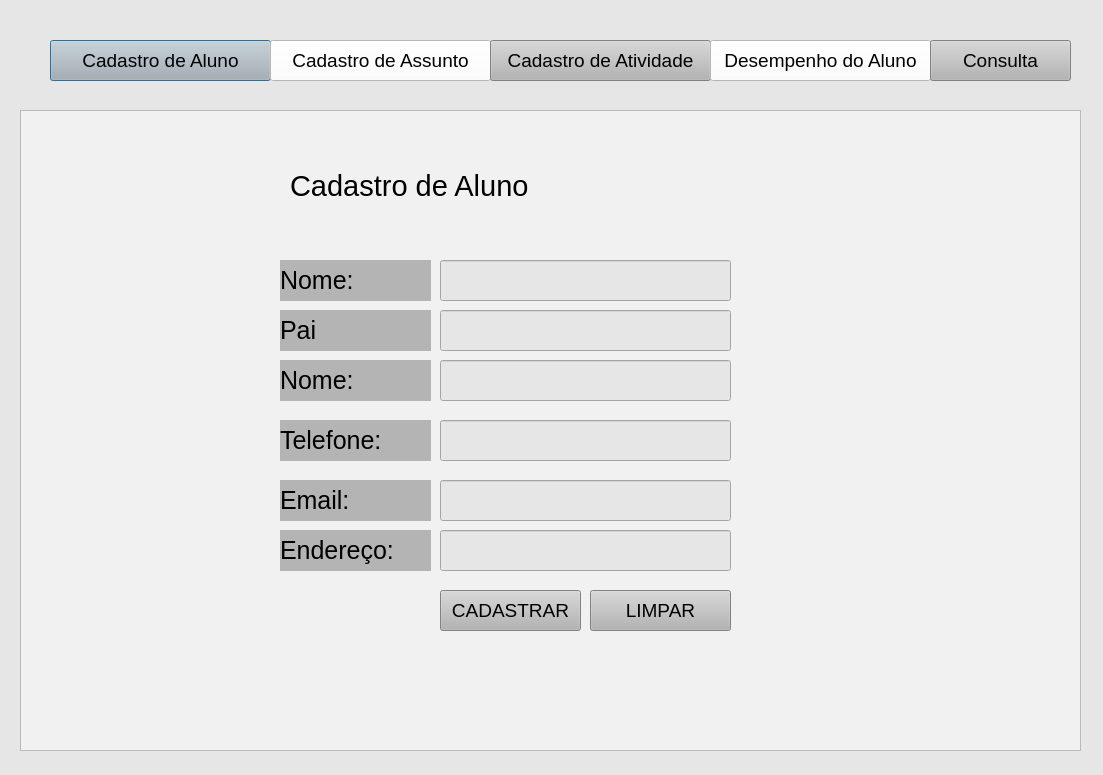
<?xml version="1.0" encoding="UTF-8"?>
<ui version="4.0">
 <class>Dialog</class>
 <widget class="QDialog" name="Dialog">
  <property name="geometry">
   <rect>
    <x>0</x>
    <y>0</y>
    <width>1103</width>
    <height>775</height>
   </rect>
  </property>
  <property name="windowTitle">
   <string>Dialog</string>
  </property>
  <property name="styleSheet">
   <string notr="true">background-color: rgb(230, 230, 230);</string>
  </property>
  <widget class="QPushButton" name="pushButton">
   <property name="geometry">
    <rect>
     <x>50</x>
     <y>40</y>
     <width>221</width>
     <height>41</height>
    </rect>
   </property>
   <property name="font">
    <font>
     <pointsize>14</pointsize>
    </font>
   </property>
   <property name="styleSheet">
    <string notr="true">background-color: rgb(180, 180, 180);</string>
   </property>
   <property name="text">
    <string>Cadastro de Aluno</string>
   </property>
  </widget>
  <widget class="QPushButton" name="pushButton_2">
   <property name="geometry">
    <rect>
     <x>270</x>
     <y>40</y>
     <width>221</width>
     <height>41</height>
    </rect>
   </property>
   <property name="font">
    <font>
     <pointsize>14</pointsize>
    </font>
   </property>
   <property name="styleSheet">
    <string notr="true">background-color: rgb(255, 255, 255);</string>
   </property>
   <property name="text">
    <string>Cadastro de Assunto</string>
   </property>
  </widget>
  <widget class="QPushButton" name="pushButton_3">
   <property name="geometry">
    <rect>
     <x>490</x>
     <y>40</y>
     <width>221</width>
     <height>41</height>
    </rect>
   </property>
   <property name="font">
    <font>
     <pointsize>14</pointsize>
    </font>
   </property>
   <property name="styleSheet">
    <string notr="true">background-color: rgb(180, 180, 180);</string>
   </property>
   <property name="text">
    <string>Cadastro de Atividade</string>
   </property>
  </widget>
  <widget class="QPushButton" name="pushButton_4">
   <property name="geometry">
    <rect>
     <x>710</x>
     <y>40</y>
     <width>221</width>
     <height>41</height>
    </rect>
   </property>
   <property name="font">
    <font>
     <pointsize>14</pointsize>
    </font>
   </property>
   <property name="styleSheet">
    <string notr="true">background-color: rgb(255, 255, 255);</string>
   </property>
   <property name="text">
    <string>Desempenho do Aluno</string>
   </property>
  </widget>
  <widget class="QPushButton" name="pushButton_5">
   <property name="geometry">
    <rect>
     <x>930</x>
     <y>40</y>
     <width>141</width>
     <height>41</height>
    </rect>
   </property>
   <property name="font">
    <font>
     <pointsize>14</pointsize>
    </font>
   </property>
   <property name="styleSheet">
    <string notr="true">background-color: rgb(180, 180, 180);</string>
   </property>
   <property name="text">
    <string>Consulta</string>
   </property>
  </widget>
  <widget class="QTextBrowser" name="textBrowser">
   <property name="geometry">
    <rect>
     <x>20</x>
     <y>110</y>
     <width>1061</width>
     <height>641</height>
    </rect>
   </property>
   <property name="styleSheet">
    <string notr="true">background-color: rgb(241, 241, 241);</string>
   </property>
  </widget>
  <widget class="QLineEdit" name="lineEdit">
   <property name="geometry">
    <rect>
     <x>440</x>
     <y>260</y>
     <width>291</width>
     <height>41</height>
    </rect>
   </property>
  </widget>
  <widget class="QLineEdit" name="lineEdit_2">
   <property name="geometry">
    <rect>
     <x>440</x>
     <y>310</y>
     <width>291</width>
     <height>41</height>
    </rect>
   </property>
  </widget>
  <widget class="QLineEdit" name="lineEdit_3">
   <property name="geometry">
    <rect>
     <x>440</x>
     <y>420</y>
     <width>291</width>
     <height>41</height>
    </rect>
   </property>
  </widget>
  <widget class="QLineEdit" name="lineEdit_4">
   <property name="geometry">
    <rect>
     <x>440</x>
     <y>480</y>
     <width>291</width>
     <height>41</height>
    </rect>
   </property>
  </widget>
  <widget class="QLineEdit" name="lineEdit_5">
   <property name="geometry">
    <rect>
     <x>440</x>
     <y>530</y>
     <width>291</width>
     <height>41</height>
    </rect>
   </property>
  </widget>
  <widget class="QPushButton" name="pushButton_11">
   <property name="geometry">
    <rect>
     <x>440</x>
     <y>590</y>
     <width>141</width>
     <height>41</height>
    </rect>
   </property>
   <property name="font">
    <font>
     <pointsize>14</pointsize>
    </font>
   </property>
   <property name="styleSheet">
    <string notr="true">background-color: rgb(180, 180, 180);</string>
   </property>
   <property name="text">
    <string>CADASTRAR</string>
   </property>
  </widget>
  <widget class="QPushButton" name="pushButton_12">
   <property name="geometry">
    <rect>
     <x>590</x>
     <y>590</y>
     <width>141</width>
     <height>41</height>
    </rect>
   </property>
   <property name="font">
    <font>
     <pointsize>14</pointsize>
    </font>
   </property>
   <property name="styleSheet">
    <string notr="true">background-color: rgb(180, 180, 180);</string>
   </property>
   <property name="text">
    <string>LIMPAR</string>
   </property>
  </widget>
  <widget class="QLabel" name="label">
   <property name="geometry">
    <rect>
     <x>280</x>
     <y>260</y>
     <width>151</width>
     <height>41</height>
    </rect>
   </property>
   <property name="font">
    <font>
     <pointsize>19</pointsize>
    </font>
   </property>
   <property name="styleSheet">
    <string notr="true">background-color: rgb(180, 180, 180);</string>
   </property>
   <property name="text">
    <string>Nome:</string>
   </property>
  </widget>
  <widget class="QLabel" name="label_2">
   <property name="geometry">
    <rect>
     <x>280</x>
     <y>310</y>
     <width>151</width>
     <height>41</height>
    </rect>
   </property>
   <property name="font">
    <font>
     <pointsize>19</pointsize>
    </font>
   </property>
   <property name="styleSheet">
    <string notr="true">background-color: rgb(180, 180, 180);</string>
   </property>
   <property name="text">
    <string>Pai</string>
   </property>
  </widget>
  <widget class="QLabel" name="label_3">
   <property name="geometry">
    <rect>
     <x>280</x>
     <y>420</y>
     <width>151</width>
     <height>41</height>
    </rect>
   </property>
   <property name="font">
    <font>
     <pointsize>19</pointsize>
    </font>
   </property>
   <property name="styleSheet">
    <string notr="true">background-color: rgb(180, 180, 180);</string>
   </property>
   <property name="text">
    <string>Telefone:</string>
   </property>
  </widget>
  <widget class="QLabel" name="label_4">
   <property name="geometry">
    <rect>
     <x>280</x>
     <y>480</y>
     <width>151</width>
     <height>41</height>
    </rect>
   </property>
   <property name="font">
    <font>
     <pointsize>19</pointsize>
    </font>
   </property>
   <property name="styleSheet">
    <string notr="true">background-color: rgb(180, 180, 180);</string>
   </property>
   <property name="text">
    <string>Email:</string>
   </property>
  </widget>
  <widget class="QLabel" name="label_5">
   <property name="geometry">
    <rect>
     <x>280</x>
     <y>530</y>
     <width>151</width>
     <height>41</height>
    </rect>
   </property>
   <property name="font">
    <font>
     <pointsize>19</pointsize>
    </font>
   </property>
   <property name="styleSheet">
    <string notr="true">background-color: rgb(180, 180, 180);</string>
   </property>
   <property name="text">
    <string>Endereço:</string>
   </property>
  </widget>
  <widget class="QLabel" name="label_6">
   <property name="geometry">
    <rect>
     <x>290</x>
     <y>160</y>
     <width>271</width>
     <height>51</height>
    </rect>
   </property>
   <property name="font">
    <font>
     <pointsize>22</pointsize>
     <weight>50</weight>
     <italic>false</italic>
     <bold>false</bold>
     <underline>false</underline>
    </font>
   </property>
   <property name="styleSheet">
    <string notr="true">background-color: rgb(241, 241, 241);</string>
   </property>
   <property name="text">
    <string>Cadastro de Aluno</string>
   </property>
  </widget>
  <widget class="QLineEdit" name="lineEdit_6">
   <property name="geometry">
    <rect>
     <x>440</x>
     <y>360</y>
     <width>291</width>
     <height>41</height>
    </rect>
   </property>
  </widget>
  <widget class="QLabel" name="label_7">
   <property name="geometry">
    <rect>
     <x>280</x>
     <y>360</y>
     <width>151</width>
     <height>41</height>
    </rect>
   </property>
   <property name="font">
    <font>
     <pointsize>19</pointsize>
    </font>
   </property>
   <property name="styleSheet">
    <string notr="true">background-color: rgb(180, 180, 180);</string>
   </property>
   <property name="text">
    <string>Nome:</string>
   </property>
  </widget>
 </widget>
 <resources/>
 <connections/>
</ui>
